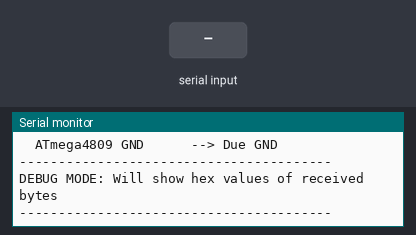
Bench run of a sketch on a simulated Arduino Mega 2560, built with avr-gcc and run on an emulated ATmega2560. On the bench: the last lines printed to the serial monitor. The test bench sets the inputs (shaded band).

Above: at 1.2 s.
1.3 s: "1\n" received over the second serial link
At 2.5 s:
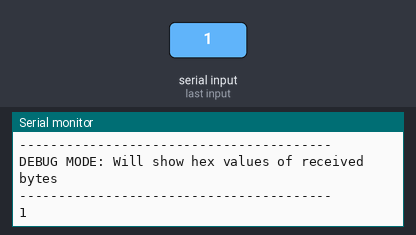
2.8 s: "0\n" received over the second serial link
At 8.8 s:
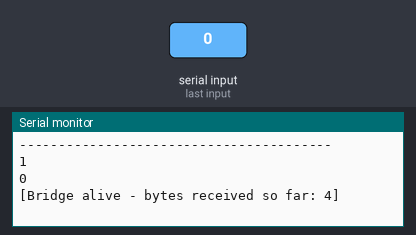

Measured:
- after the input at 1.3 s, the serial monitor: prints a new line at once (image 1)
- after the input at 2.8 s, the serial monitor: prints a new line at once (image 2)

The sketch:

arduino-due-serial.ino
```cpp
// Serial bridge for Arduino DUE
// Forwards data between ATmega4809 (Serial1) and PC (USB Serial)

void setup() {
  Serial.begin(115200);   // USB to PC
  Serial1.begin(9600);    // UART to ATmega4809 (Pin 19=RX1, 18=TX1)

  // Wait for USB serial to connect (optional)
  while (!Serial) {
    ; // Wait for serial port to connect
  }

  Serial.println("Arduino Due Serial Bridge Ready!");
  Serial.println("Waiting for data from ATmega4809...");
  Serial.println("Connections needed:");
  Serial.println("  ATmega4809 PF0 (TX) --> Due Pin 19 (RX1)");
  Serial.println("  ATmega4809 GND      --> Due GND");
  Serial.println("----------------------------------------");
  Serial.println("DEBUG MODE: Will show hex values of received bytes");
  Serial.println("----------------------------------------");
}

unsigned long lastCheck = 0;
unsigned long byteCount = 0;

void loop() {
  // Forward data from ATmega4809 to PC with debug info
  if (Serial1.available()) {
    char c = Serial1.read();
    byteCount++;

    // Show the character and its hex value
    if (c >= 32 && c < 127) {
      // Printable character
      Serial.write(c);
    } else if (c == '\r') {
      Serial.write(c);
    } else if (c == '\n') {
      Serial.write(c);
    } else {
      // Non-printable: show as hex
      Serial.print("[0x");
      if (c < 16) Serial.print("0");
      Serial.print((uint8_t)c, HEX);
      Serial.print("]");
    }

    // Reset heartbeat timer on receiving data
    lastCheck = millis();
  }

  // Forward data from PC to ATmega4809
  if (Serial.available()) {
    Serial1.write(Serial.read());
  }

  // Heartbeat every 5 seconds to show bridge is alive (only if no data)
  if (millis() - lastCheck > 5000) {
    lastCheck = millis();
    Serial.print("[Bridge alive - bytes received so far: ");
    Serial.print(byteCount);
    Serial.println("]");
  }
}
```
